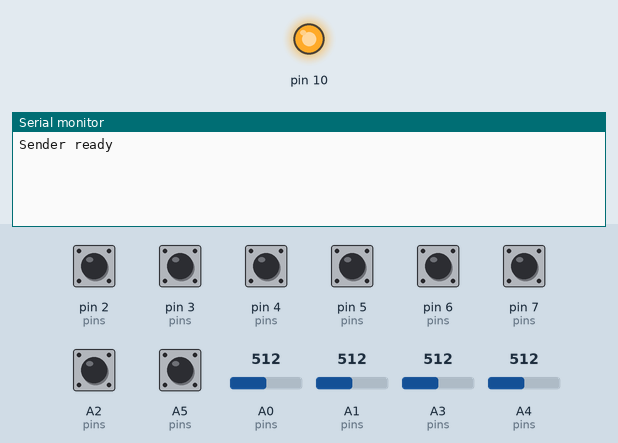
A sketch run on a simulated Arduino Uno, built with avr-gcc and run on an emulated ATmega328P. Shown: output pins drawn as LEDs (lit = HIGH), the last lines printed to the serial monitor. The inputs (shaded band) are chosen by the test bench; at power-on: A2 (pins), A5 (pins), pin 2 (pins), pin 3 (pins), pin 4 (pins), pin 5 (pins), pin 6 (pins), pin 7 (pins) HIGH, A0 (pins) = 512, A1 (pins) = 512, A3 (pins) = 512, A4 (pins) = 512. No radio packets arrive unless stated; pins used as bus, display or sensor lines are not drawn.

Above: at 1.2 s.
1.3 s: A0 (pins) set to 520
2.8 s: A0 (pins) set to 546
At 2.88 s:
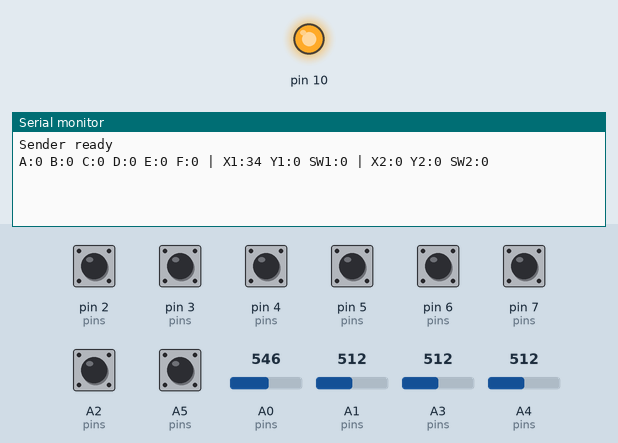
4.7 s: A1 (pins) set to 535
At 4.75 s:
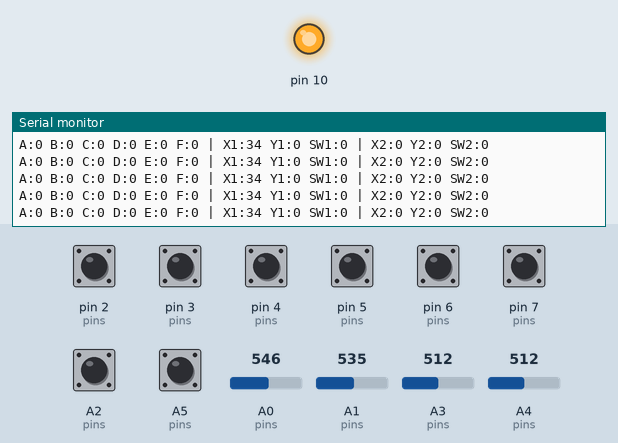
7.7 s: A3 (pins) set to 541
At 7.7 s:
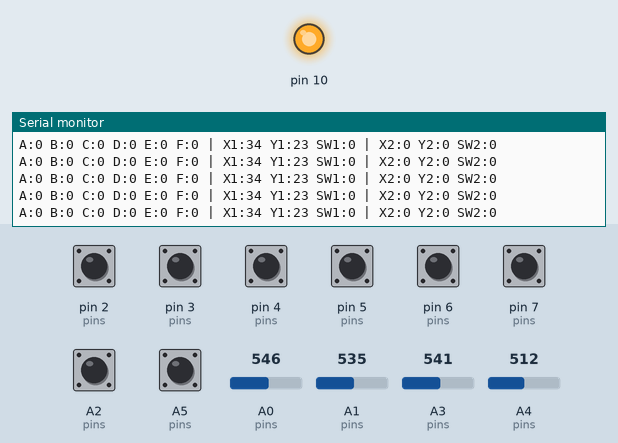

The sketch:

JoystickShield.ino
```cpp
#include <Arduino.h>
#include <SPI.h>
#include <nRF24L01.h>
#include <RF24.h>

/* ===== RF ===== */
RF24 radio(9, 10);
const byte address[6] = "00001";

/* ===== Constants ===== */
constexpr int16_t DEADZONE = 15;

/* ===== Data ===== */
struct JoyStickPadData {
    int8_t A, B, C, D, E, F;
    int8_t SW1;
    int16_t X1, Y1;
    int8_t SW2;
    int16_t X2, Y2;
} __attribute__((packed));

/* ===== Button ===== */
class Button {
    int pin;
    bool last;
    int8_t *v;

    public:
    void begin(int p, int8_t *val) {
        pin = p;
        v = val;
        last = HIGH;
        pinMode(pin, INPUT_PULLUP);
    }

    void update() {
        bool cur = digitalRead(pin);
        if (last == HIGH && cur == LOW) *v = 2;
        else if (last == LOW && cur == HIGH) *v = 3;
        else if (cur == LOW) *v = 1;
        else *v = 0;
        last = cur;
    }

    bool changed() const {
        return *v != 0;
    }
};

/* ===== Joystick ===== */
class Joystick {
    int xp, yp;
    int16_t xc, yc;
    int16_t *xv, *yv;
    Button sw;

    public:
    void begin(int x, int y, int swp, int16_t *xOut, int16_t *yOut, int8_t *swOut) {
        xp = x;
        yp = y;
        xv = xOut;
        yv = yOut;
        pinMode(xp, INPUT);
        pinMode(yp, INPUT);
        delay(10);
        xc = analogRead(xp);
        yc = analogRead(yp);
        sw.begin(swp, swOut);
    }

    void update() {
        int16_t dx = analogRead(xp) - xc;
        int16_t dy = analogRead(yp) - yc;
        *xv = (abs(dx) > DEADZONE) ? dx : 0;
        *yv = (abs(dy) > DEADZONE) ? dy : 0;
        sw.update();
    }

    bool changed() const {
        return *xv || *yv || sw.changed();
    }
};

/* ===== Pad ===== */
class Pad {
    JoyStickPadData d{};
    Button btn[6];
    Joystick j1, j2;

    public:
    void begin(const int *p) {
        int8_t *b[6] = { &d.A, &d.B, &d.C, &d.D, &d.E, &d.F };
        for (int i = 0; i < 6; i++) btn[i].begin(p[i], b[i]);
        j1.begin(p[6], p[7], p[8], &d.X1, &d.Y1, &d.SW1);
        j2.begin(p[9], p[10], p[11], &d.X2, &d.Y2, &d.SW2);
    }

    void update() {
        for (auto &b : btn) b.update();
        j1.update();
        j2.update();
    }

    bool changed() const {
        for (auto &b : btn)
        if (b.changed()) return true;
        return j1.changed() || j2.changed();
    }

    const JoyStickPadData &data() const {
        return d;
    }
};

/* ===== Globals ===== */
const int pins[] = { 2, 3, 4, 5, 6, 7, A0, A1, A2, A3, A4, A5 };
Pad pad;

/* ===== Setup ===== */
void setup() {
    Serial.begin(9600);
    SPI.begin();
    pad.begin(pins);

    radio.begin();
    radio.setPALevel(RF24_PA_HIGH);
    radio.setDataRate(RF24_250KBPS);
    radio.setChannel(108);
    radio.setCRCLength(RF24_CRC_16);
    radio.setRetries(5, 15);
    radio.openWritingPipe(address);
    radio.stopListening();

    Serial.println("Sender ready");
}

/* ===== Loop ===== */
void loop() {
    pad.update();

    if (pad.changed()) {
    radio.write(&pad.data(), sizeof(JoyStickPadData));

    // Portable logging using only Serial.print
    Serial.print("A:");
    Serial.print(pad.data().A);
    Serial.print(" B:");
    Serial.print(pad.data().B);
    Serial.print(" C:");
    Serial.print(pad.data().C);
    Serial.print(" D:");
    Serial.print(pad.data().D);
    Serial.print(" E:");
    Serial.print(pad.data().E);
    Serial.print(" F:");
    Serial.print(pad.data().F);

    Serial.print(" | X1:");
    Serial.print(pad.data().X1);
    Serial.print(" Y1:");
    Serial.print(pad.data().Y1);
    Serial.print(" SW1:");
    Serial.print(pad.data().SW1);

    Serial.print(" | X2:");
    Serial.print(pad.data().X2);
    Serial.print(" Y2:");
    Serial.print(pad.data().Y2);
    Serial.print(" SW2:");
    Serial.println(pad.data().SW2);
}

    delay(20);
}
```

Measured:
- the behaviour switches between 527 and 528 on A0 (pins) (found by bisection; images 0 and 1)
- after the input at 2.8 s, the serial monitor: prints a new line at once (image 1)
